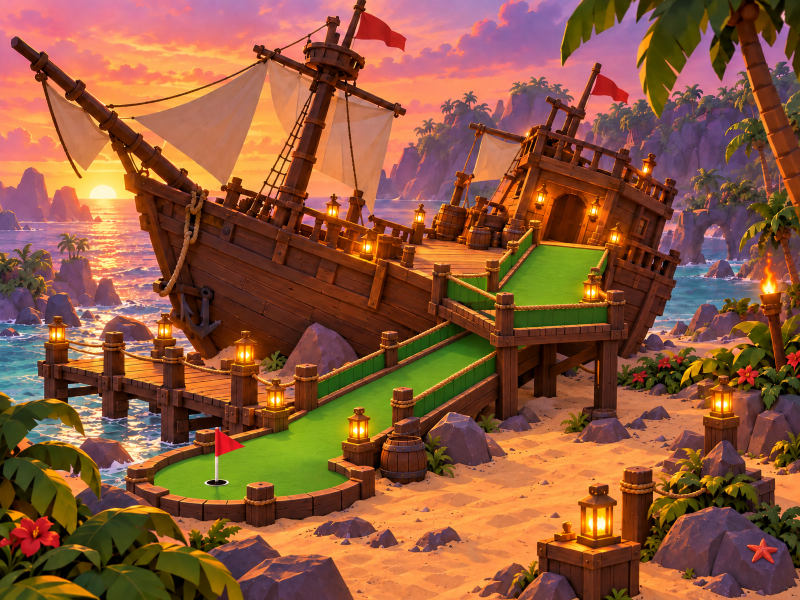
#> input picture assets/mini-golf-v2/pirate-shipwreck/concepts/r4-start-ship/raw/B3.png, 1600 x 1200 px, found by its file name (shown at 1/2 size)
$ python make_sheet_B3.py
#> lines starting #> are read from the running program, lines starting #| are printed output that depends on the picture
import math
from PIL import Image, ImageDraw, ImageFont
D='/workspace/gameart/pirate-shipwreck/r4-start-ship/'
FB='/usr/share/fonts/truetype/dejavu/DejaVuSans-Bold.ttf';F='/usr/share/fonts/truetype/dejavu/DejaVuSans.ttf'
f=lambda p,s:ImageFont.truetype(p,s)
BG=(18,28,40);GOLD=(255,236,170);TXT=(225,232,242)
WOOD=(110,70,40);DWOOD=(80,50,30);POST=(100,72,50);POST2=(122,90,64);THATCH=(200,165,90);ROCK=(115,100,92);SAND=(226,184,128);FELT=(105,185,98);FLAME=(240,110,30)
WATER=(60,150,170);DOOR=(255,60,50);PATH=(255,230,80);DIM=(255,255,255)
W=2400;M=30
HERO_W,HERO_H=1120,840
ROW1=110+56
SEC_Y=ROW1+HERO_H+40
SEC_H=600
PAL_Y=SEC_Y+60+SEC_H+30
H=PAL_Y+190+30
c=Image.new('RGB',(W,H),BG);d=ImageDraw.Draw(c)
d.text((M,40),'START SHIP B3: HOLE 1 ON THE SHIP, TWO-FLIGHT RAMP  (Pirate Shipwreck, Look B Golden Hour Hideaway)',font=f(FB,38),fill=GOLD,anchor='lm')
d.text((M,84),'Listing hull (~15 deg), LEVEL deck and cabin for VR comfort. Tee on deck, flight 1, landing (outer rail stops a straight shot), flight 2 turns ~30 deg to the pier. Only the ramp changed from B2.',font=f(F,20),fill=(210,220,230),anchor='lm')
def tag(dr,xy,t,col=(255,255,255),sz=15,anchor='mm'):
    ft=f(FB,sz);b=dr.textbbox(xy,t,font=ft,anchor=anchor)
    dr.rounded_rectangle((b[0]-5,b[1]-3,b[2]+5,b[3]+3),radius=5,fill=(15,20,30));dr.text(xy,t,font=ft,fill=col,anchor=anchor)
def arrow(dr,p,q,col,w=4):
    dr.line([p,q],fill=col,width=w)
    a=math.atan2(q[1]-p[1],q[0]-p[0]);s=13
    dr.polygon([q,(q[0]-s*math.cos(a-0.45),q[1]-s*math.sin(a-0.45)),(q[0]-s*math.cos(a+0.45),q[1]-s*math.sin(a+0.45))],fill=col)
def dash(dr,pts,col,w=4):
    for p,q in zip(pts,pts[1:]):
        n=max(2,int(math.dist(p,q)//14))
        for i in range(0,n,2):
            a=i/n;b=min((i+1)/n,1)
            dr.line([(p[0]+(q[0]-p[0])*a,p[1]+(q[1]-p[1])*a),(p[0]+(q[0]-p[0])*b,p[1]+(q[1]-p[1])*b)],fill=col,width=w)
def dim(dr,p,q,t,off=0,sz=15,vertical=False):
    dr.line([p,q],fill=DIM,width=2)
    for e in (p,q):
        if vertical: dr.line([(e[0]-7,e[1]),(e[0]+7,e[1])],fill=DIM,width=2)
        else: dr.line([(e[0],e[1]-7),(e[0],e[1]+7)],fill=DIM,width=2)
    tag(dr,((p[0]+q[0])/2+(off if vertical else 0),(p[1]+q[1])/2+(0 if vertical else off)),t,sz=sz)
# ---- hero
d.text((M,ROW1-28),'HERO 3/4 VIEW',font=f(FB,28),fill=GOLD,anchor='lm')
hero=Image.open(D+'raw/B3.png').convert('RGB').resize((HERO_W,HERO_H),Image.LANCZOS)
c.paste(hero,(M,ROW1))
tag(d,(M+700,ROW1+250),'LEVEL DECK + TEE',sz=18,col=(190,255,190))
tag(d,(M+620,ROW1+400),'FLIGHT 1',sz=18,col=(190,255,190));tag(d,(M+800,ROW1+330),'LANDING',sz=18,col=(190,255,190));tag(d,(M+380,ROW1+640),'FLIGHT 2',sz=18,col=(190,255,190))
tag(d,(M+330,ROW1+770),'CUP ON SAND',sz=18,col=(190,255,190));tag(d,(M+680,ROW1+790),'rock bumper',sz=16)
tag(d,(M+110,ROW1+550),'PIER',sz=18)
# ---- plan
PX=M+HERO_W+M;PW=W-PX-M
d.text((PX,ROW1-28),'TOP-DOWN PLAN  (ship ~320 x 90 studs)',font=f(FB,28),fill=GOLD,anchor='lm')
pl=Image.new('RGB',(PW,HERO_H),SAND);p=ImageDraw.Draw(pl)
#> after `pl = Image.new('RGB', (PW, HERO_H), SAND)`:
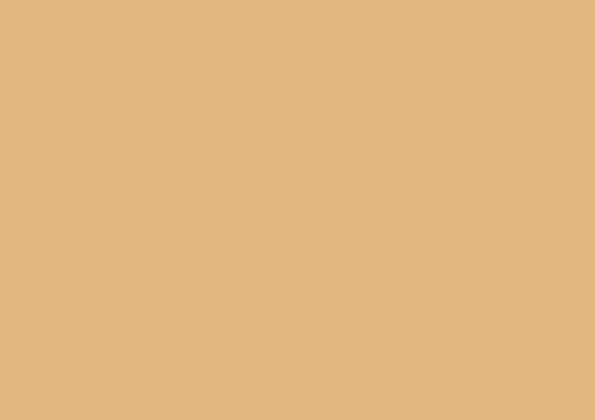
#> pl: PIL image 1190x840 RGB (shown at 1/2 size); mean R, G, B 226, 184, 128
S=2.1;ox,oy=PW//2+30,205   # ship centre px (low side = +y = down)
def T(x,y):return (ox+x*S,oy+y*S)
def poly(pts,**kw):p.polygon([T(*q) for q in pts],**kw)
def box(x0,y0,x1,y1,**kw):poly([(x0,y0),(x1,y0),(x1,y1),(x0,y1)],**kw)
# water
poly([(-400,-300),(400,-300),(400,-47),(-196,-47),(-196,70),(-186,120),(-186,150),(-400,150)],fill=WATER)
# hull
hp=[]
n=28
for i in range(n+1):
    x=-160+320*i/n;t=(x+160)/320;hw=45*(1-t**3.2)**0.8;hw=min(45,hw+(10 if t<0.08 else 0))*(0.88+0.12*min(1,t*6));hp.append((x,hw))
hull=[(x,-y) for x,y in hp]+[(x,y) for x,y in reversed(hp)]
poly(hull,fill=DWOOD,outline=(40,25,15))
poly([(x*0.93,y*0.82) for x,y in hull],fill=WOOD)
for xx in range(-140,150,28):
    p.line([T(xx,-32),T(xx,32)],fill=(98,62,36),width=1)
for mx in (-60,15,95):
    q=T(mx,0);p.ellipse((q[0]-8,q[1]-8,q[0]+8,q[1]+8),fill=DWOOD,outline=(30,20,10))
# cabin (stern), door on low side
box(-152,-30,-92,26,fill=DWOOD,outline=(40,25,15))
tag(p,T(-122,-8),'CABIN',sz=15);tag(p,T(-122,10),'(spawn)',sz=13)
# outrigger platform (level deck extension) + tee pad
box(-134,26,-110,62,fill=POST2,outline=DWOOD)
box(-131,29,-113,43,fill=FELT,outline=(60,120,60))
# flight 1 (straight, south) y 62..114
box(-128,62,-116,114,fill=FELT,outline=(60,120,60),width=2)
box(-131,62,-128,114,fill=DWOOD);box(-116,62,-113,114,fill=DWOOD)
for yy in range(70,114,13):
    p.line([T(-128,yy),T(-116,yy)],fill=(80,160,80),width=1)
# landing 16x16 at Y12, y 114..130, x -130..-114 ; outer rail on south edge east part
box(-130,114,-114,130,fill=FELT,outline=(60,120,60),width=2)
box(-131,114,-129,130,fill=DWOOD);box(-115,114,-113,130,fill=DWOOD)
box(-123,129,-113,132,fill=(60,38,20))   # outer rail catches the straight shot
# flight 2: heads 30 deg west of south from landing SW corner; run 52, apron 16
hd=(-math.sin(math.radians(30)),math.cos(math.radians(30)));nd=(-hd[1],hd[0])
st=(-129,130)
def seg(a0,a1,wd,**kw):
#> called with a0 = 0, a1 = 52, wd = 12
    pts=[]
    for (aa,sg) in ((a0,-1),(a1,-1),(a1,1),(a0,1)):
        pts.append((st[0]+hd[0]*aa+nd[0]*sg*wd/2,st[1]+hd[1]*aa+nd[1]*sg*wd/2))
    poly(pts,**kw)
seg(0,52,12,fill=FELT,outline=(60,120,60),width=2)
for sg in (-1,1):
    pts=[]
    for aa,k in ((0,0),(52,0),(52,1),(0,1)):
        off=6+1.5*k if sg==1 else -6-1.5*k
        pts.append((st[0]+hd[0]*aa+nd[0]*off,st[1]+hd[1]*aa+nd[1]*off))
    poly(pts,fill=DWOOD)
seg(52,68,14,fill=FELT,outline=(60,120,60))
end=(st[0]+hd[0]*68,st[1]+hd[1]*68)
# rock bumper beside the lower end of flight 2, offset from apron
bump=(st[0]+hd[0]*44+nd[0]*-17+0,st[1]+hd[1]*44+nd[1]*-17)
bq=T(*bump);p.ellipse((bq[0]-9*S,bq[1]-8*S,bq[0]+9*S,bq[1]+8*S),fill=ROCK,outline=(80,70,64),width=2)
# pier
box(-224,20,-212,250,fill=POST2,outline=DWOOD)
for yy in range(24,250,22):
    q=T(-224,yy);p.ellipse((q[0]-5,q[1]-5,q[0]+5,q[1]+5),fill=DWOOD)
    q=T(-212,yy);p.ellipse((q[0]-5,q[1]-5,q[0]+5,q[1]+5),fill=DWOOD)
# rocks decor
for rx,ry,rr in [(-60,190,22),(-40,170,16),(-20,215,18),(10,185,12)]:
    q=T(rx,ry);p.ellipse((q[0]-rr*S,q[1]-rr*S*0.8,q[0]+rr*S,q[1]+rr*S*0.8),fill=ROCK,outline=(80,70,64))
# cup green + 12-stud clear zone
cup=(end[0]+hd[0]*32,end[1]+hd[1]*32)
cupc=T(*cup)
cr=12*S
p.ellipse((cupc[0]-28*S,cupc[1]-19*S,cupc[0]+28*S,cupc[1]+19*S),fill=FELT,outline=(60,120,60),width=3)
for i in range(0,360,12):
    a0=math.radians(i);a1=math.radians(i+6)
    p.line([(cupc[0]+cr*math.cos(a0),cupc[1]+cr*math.sin(a0)),(cupc[0]+cr*math.cos(a1),cupc[1]+cr*math.sin(a1))],fill=(255,255,255),width=2)
p.ellipse((cupc[0]-7,cupc[1]-7,cupc[0]+7,cupc[1]+7),fill=(25,25,25))
p.rectangle((cupc[0]+6,cupc[1]-30,cupc[0]+9,cupc[1]-2),fill=(235,235,235));p.polygon([(cupc[0]+9,cupc[1]-30),(cupc[0]+30,cupc[1]-23),(cupc[0]+9,cupc[1]-16)],fill=(210,50,40))
# arrows/path
tee=T(-122,36)
p.ellipse((tee[0]-6,tee[1]-6,tee[0]+6,tee[1]+6),fill=(255,255,255),outline=(0,0,0))
arrow(p,T(-122,-2),T(-122,22),DOOR,5)
#> in arrow, `a = math.atan2(q[1] - p[1], q[0] - p[0])`: a = 1.57
dash(p,[T(-122,36),T(-122,126)],PATH,5)
#> the loop in dash, `for p,q in zip(pts,pts[1:]):` made 1 pass
#> n on pass 1: 13
dash(p,[T(-124,128),(st[0]+hd[0]*10,st[1]+hd[1]*10)] if False else [T(-122,126),T(-126,134)],PATH,5)
#> the loop in dash (call 2), `for p,q in zip(pts,pts[1:]):` made 1 pass
#> n on pass 1: 2
dash(p,[T(-126,134),T(st[0]+hd[0]*68-3,st[1]+hd[1]*68),T(*cup)],PATH,5)
# labels
tag(p,(T(-122,36)[0]+100,T(-122,36)[1]),'TEE ON DECK',col=(190,255,190),sz=16)
tag(p,(T(-122,88)[0]+130,T(-122,88)[1]),'FLIGHT 1: 12 wide, ~13 deg (Y24 to 12)',sz=15)
tag(p,(T(-114,122)[0]+120,T(-114,122)[1]),'LANDING 16x16 at Y12',sz=15)
tag(p,(T(-114,131)[0]+110,T(-114,138)[1]+10),'outer rail stops straight shot',sz=14,col=(255,200,150))
tag(p,(T(st[0]+hd[0]*30,st[1]+hd[1]*30)[0]+170,T(st[0]+hd[0]*30,st[1]+hd[1]*30)[1]+10),'FLIGHT 2: 12 wide, ~13 deg, turns ~30 deg to pier',sz=15)
tag(p,(T(*bump)[0]+105,T(*bump)[1]+34),'ROCK BUMPER',sz=14)
tag(p,(cupc[0]+150,cupc[1]),'CUP (sand), 12-stud clear zone',col=(190,255,190),sz=15)
tag(p,(T(-218,200)[0]-45,T(-218,200)[1]),'PIER',sz=16)
tag(p,T(-185,-12),'stern',sz=14);tag(p,T(175,0),'bow',sz=14)
tag(p,T(-55,0),'LEVEL main deck',sz=15)
tag(p,T(-60,-58),'door faces low (sand) side',sz=14,col=(255,160,150))
tag(p,T(60,190),'ROCK SHELF (decor, no ball)',sz=14)
tag(p,T(-300,-80),'lagoon',sz=15)
# dimension: ship length + beam
a=T(-160,-72);b=T(160,-72);dim(p,a,b,'~320 studs',off=-16)
dim(p,T(210,-45),T(210,45),'~90',off=34,vertical=True)
dim(p,T(-96,62),T(-96,114),'~52 run',off=0,vertical=True,sz=14)
p.rectangle((0,0,PW-1,HERO_H-1),outline=(10,15,22),width=3)
tag(p,(PW-90,HERO_H-18),'PLAN',sz=14,col=GOLD)
c.paste(pl,(PX,ROW1))
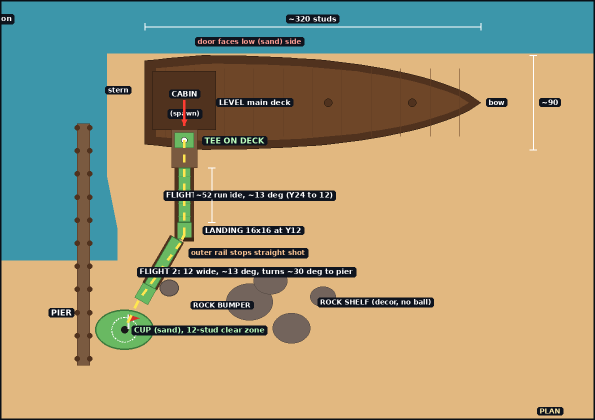
#> pl: PIL image 1190x840 RGB (shown at 1/2 size); mean R, G, B 164.7, 154.5, 121.2
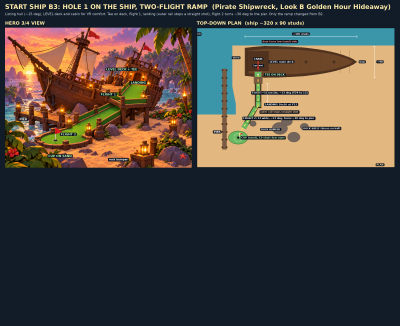
#> c: PIL image 2400x1956 RGB (shown at 1/6 size); mean R, G, B 75.8, 68.9, 62.6
# ---- side section (cross-section along ball line: ship centreline -> low side -> sand)
d.text((M,SEC_Y+22),'SIDE SECTION along the shot line  (looking along the ship; low side and sand to the right)',font=f(FB,28),fill=GOLD,anchor='lm')
SW=W-2*M;sec=Image.new('RGB',(SW,SEC_H),(32,46,64));s=ImageDraw.Draw(sec)
#> after `sec = Image.new('RGB', (SW, SEC_H), (32, 46, 64))`:
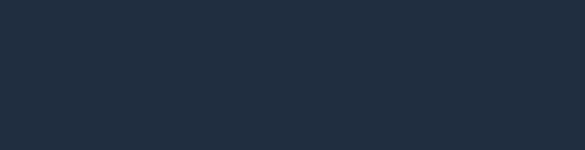
#> sec: PIL image 2340x600 RGB (shown at 1/4 size); mean R, G, B 32, 46, 64
K=6.6
X0=330;GY=SEC_H-70   # s=0 (ship centreline) px, ground y px
SX=lambda v:X0+v*K;SY=lambda v:GY-v*K
# sky gradient
for yy in range(SEC_H):
    t=yy/SEC_H;s.line([(0,yy),(SW,yy)],fill=(int(70+120*t),int(60+80*t),int(110+10*t)))
# water to the left? no: sand ground
s.rectangle((0,GY,SW,SEC_H),fill=SAND)
s.line([(0,GY),(SW,GY)],fill=(150,110,60),width=3)
# hull section, rotated 15deg cw about lower-right bilge
local=[(-45,62),(-42,30),(-30,8),(-12,0),(12,0),(30,8),(42,30),(45,62)]
ang=math.radians(15);pv=(30,8)
#> after `ang = math.radians(15)`: ang = 0.262
def rt(x,y):
    rx,ry=x-pv[0],y-pv[1]
    return (pv[0]+rx*math.cos(ang)+ry*math.sin(ang),pv[1]-rx*math.sin(ang)+ry*math.cos(ang))
rp=[rt(*q) for q in local]
#> rp = [(-28.47, 79.57), (-33.85, 47.89), (-27.96, 23.53), (-12.64, 11.14), (10.54, 4.93), (30, 8), (47.29, 26.14), (58.47, 56.28)]
miny=min(q[1] for q in rp);dy=-4-miny;dx=8
#> after `miny = min((q[1] for q in rp))`: miny = 4.93
#> after `dy = -4 - miny`: dy = -8.93
wp=[(q[0]+dx,q[1]+dy) for q in rp]
#> wp = [(-20.47, 70.64), (-25.85, 38.95), (-19.96, 14.6), (-4.64, 2.21), (18.54, -4), (38, -0.931), (55.29, 17.21), (66.47, 47.35)]
def inner(q):return q
s.polygon([(SX(a),SY(b)) for a,b in wp]+[(SX(wp[0][0]+4),SY(wp[0][1]-2))][:0],fill=DWOOD,outline=(40,25,15))
# interior hollow
inn=[(a*0.0,b) for a,b in []]
# deck at Y=24 level, from hull left to outrigger end
# find hull left/right x at y=24
def xat(side):
    pts=wp if side=='L' else wp
    return None
Ldeck=-40;Rdeck=62
s.rectangle((SX(Ldeck),SY(24),SX(Rdeck),SY(22)),fill=POST2,outline=DWOOD)
# struts to hull
for sx_ in (-30,0,30): s.line([(SX(sx_),SY(22)),(SX(sx_*0.6+dx*0.5),SY(2))],fill=DWOOD,width=5)
# outrigger support post
s.line([(SX(Rdeck-4),SY(22)),(SX(Rdeck-4),GY)],fill=POST,width=8)
# cabin on deck
s.rectangle((SX(-25),SY(24+30),SX(25),SY(24)),fill=DWOOD,outline=(40,25,15))
s.polygon([(SX(-28),SY(54)),(SX(0),SY(62)),(SX(28),SY(54))],fill=(100,60,34),outline=(40,25,15))
s.rectangle((SX(18),SY(24+16),SX(25),SY(24)),fill=(30,18,10)) # door
s.rectangle((SX(-14),SY(24+22),SX(-6),SY(24+14)),fill=(255,190,80))
tag(s,(SX(-5),SY(34)),'CABIN (level floor, spawn)',sz=13,col=(255,230,170))
# tilted mast
mb=(SX(-42),SY(24));mt=(SX(-15+160*math.sin(math.radians(15))*0.35),SY(24+160*0.6))
#> after `mt = (SX(-15 + 160 * math.sin(math.radians(15)) * 0.35), SY(24 + 160 *`: mt = (326.7, -262)
# mast tip ~160 shown cut off: draw to top with marker
mt=(SX(-42+60*math.sin(ang)),SY(24+60*math.cos(ang)))
#> mt = (155.3, -10.91)
s.line([mb,mt],fill=DWOOD,width=9);s.line([mb,mt],fill=(90,56,34),width=5)
tag(s,(mt[0],mt[1]-14),'mast leans with hull (tip ~160 above sand, cut off here)',sz=13)
# bulwark on high side
s.rectangle((SX(-43),SY(24+6),SX(-39),SY(24)),fill=DWOOD)
# tee pad on deck
s.rectangle((SX(30),SY(24+1.2),SX(42),SY(24)),fill=FELT,outline=(60,120,60))
s.ellipse((SX(36)-5,SY(26.5)-5,SX(36)+5,SY(26.5)+5),fill=(255,255,255),outline=(0,0,0))
tag(s,(SX(36),SY(24+9)),'TEE (on deck)',sz=14,col=(190,255,190))
# flights: unfolded along the ball path
run=12/math.tan(math.radians(13))   # ~52
#> run = 51.98
f1=62;f1e=f1+run;lde=f1e+16;f2e=lde+run;ape=f2e+16;cx=ape+30
#> after `f1e = f1 + run`: f1e = 114
#> after `lde = f1e + 16`: lde = 130
#> after `f2e = lde + run`: f2e = 182
#> after `ape = f2e + 16`: ape = 198
#> after `cx = ape + 30`: cx = 228
def ramp(x0,y0,x1,y1,col=FELT):
    s.polygon([(SX(x0),SY(y0)),(SX(x0),SY(y0-1.5)),(SX(x1),SY(y1-1.5)),(SX(x1),SY(y1))],fill=col,outline=(60,120,60))
    s.polygon([(SX(x0),SY(y0-1.5)),(SX(x1),SY(y1-1.5)),(SX(x1),SY(0)),(SX(x0),SY(0))],fill=(150,105,60),outline=DWOOD)
    s.line([(SX(x0),SY(y0+3.5)),(SX(x1),SY(y1+3.5))],fill=(80,170,80),width=4)
ramp(f1,24,f1e,12)
# landing
s.rectangle((SX(f1e),SY(12),SX(lde),SY(10.5)),fill=FELT,outline=(60,120,60))
for px_ in (f1e+2,lde-2): s.rectangle((SX(px_)-4,SY(10.5),SX(px_)+4,GY),fill=POST)
#> this loop made 2 passes
#> px_ on passes 1 to 2: 116, 128
s.rectangle((SX(f1e+2),SY(12),SX(f1e+4),SY(12)),fill=DWOOD)
# outer rail on the landing (taller, catches straight shot)
s.rectangle((SX(lde)-5,SY(12+5.5),SX(lde)+5,SY(12)),fill=(60,38,20),outline=(30,20,10))
s.line([(SX(f1e),SY(12+3.5)),(SX(lde),SY(12+3.5))],fill=(80,170,80),width=4)
# flight 2 (unfolded, drawn paler: it turns ~30 deg out of this plane)
ramp(lde,12,f2e,0)
s.line([(SX(lde),SY(12+3.5)),(SX(f2e),SY(3.5))],fill=(80,170,80),width=4)
# apron + sand
s.rectangle((SX(f2e),SY(1.5),SX(ape),SY(0)),fill=FELT)
s.rectangle((SX(ape),SY(0.8),SX(cx+22),SY(0)),fill=FELT,outline=(60,120,60))
# rock bumper near bottom of flight 2
bx=f2e-14;s.polygon([(SX(bx-9),GY),(SX(bx-6),SY(7)),(SX(bx+2),SY(9)),(SX(bx+9),SY(5)),(SX(bx+10),GY)],fill=ROCK,outline=(80,70,64))
#> after `bx = f2e - 14`: bx = 168
tag(s,(SX(bx+10),SY(30)),'rock bumper (beside, off the apron)',sz=13)
# cup
s.rectangle((SX(cx)-6,GY,SX(cx)+6,GY+9),fill=(25,25,25))
s.line([(SX(cx+8),SY(0)),(SX(cx+8),SY(22))],fill=(235,235,235),width=3);s.polygon([(SX(cx+8),SY(22)),(SX(cx+8)+26,SY(19)),(SX(cx+8),SY(16))],fill=(210,50,40))
tag(s,(SX(cx),GY+28),'CUP on sand (Y~0)',sz=14,col=(190,255,190))
dim(s,(SX(cx-12),SY(-12)),(SX(cx+12),SY(-12)),'12 clear each side',sz=13)
# arc labels
ax=SX(f1e);ay=SY(12)
#> after `ax = SX(f1e)`: ax = 1082.3
s.arc((ax-90,ay-90,ax+90,ay+90),start=180-13,end=180,fill=(255,255,255),width=3)
tag(s,(ax-60,ay-30),'~13 deg',sz=14)
ax=SX(f2e);ay=SY(0)
#> after `ax = SX(f2e)`: ax = 1530.9
s.arc((ax-90,ay-90,ax+90,ay+90),start=180-13,end=180,fill=(255,255,255),width=3)
tag(s,(ax-60,ay-30),'~13 deg',sz=14)
tag(s,(SX(f1e+8),SY(12)+34),'LANDING 16 x 16, Y12',sz=14,col=(190,255,190))
tag(s,(SX(f1e+10),SY(12)-70),'landing outer rail: a straight shot stops here',sz=14,col=(255,200,150))
tag(s,(SX(f1+26),SY(24)-48),'FLIGHT 1  12 wide, run ~52, Y24 to 12',sz=14,col=(190,255,190))
tag(s,(SX(lde+45),SY(12)-105),'FLIGHT 2 (shown unfolded, turns ~30 deg toward pier), run ~52, Y12 to 0',sz=14,col=(190,255,190))
# ground label
tag(s,(SX(95),GY+26),'sand  Y = 0',sz=14)
s.line([(SX(-48),SY(24)),(SX(70),SY(24))],fill=(255,255,255),width=1)
tag(s,(SX(52),SY(24)-22),'LEVEL deck Y~24',sz=15)
tag(s,(SX(-20),SY(-6)),'hull tilts ~15 deg (keel buried)',sz=14)
s.line([(SX(f1),GY),(SX(f1),SY(-14))],fill=DIM,width=1)
dim(s,(SX(f1),SY(-12)),(SX(f1e),SY(-12)),'~52',sz=13)
dim(s,(SX(lde),SY(-12)),(SX(f2e),SY(-12)),'~52',sz=13)
dim(s,(SX(f1e),SY(-12)),(SX(lde),SY(-12)),'16',sz=13)
dim(s,(SX(-45),SY(70)),(SX(45),SY(70)),'~90 beam',sz=14)
tag(s,(SX(62),SY(60)+16),'outrigger deck ~18 long',sz=13)
tag(s,(SX(f2e+8),SY(8)),'felt apron 16',sz=13)
tag(s,(SX(cx-5),SY(45)),'~30 studs of sand to cup',sz=14)
c.paste(sec,(M,SEC_Y+50))
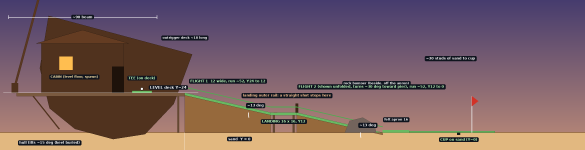
#> sec: PIL image 2340x600 RGB (shown at 1/4 size); mean R, G, B 121.1, 95, 98.4
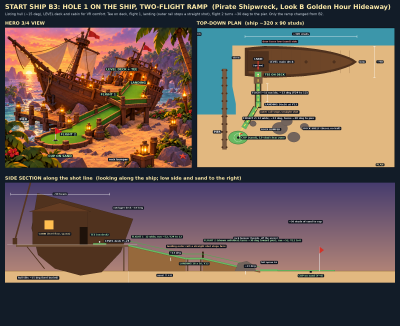
#> c: PIL image 2400x1956 RGB (shown at 1/6 size); mean R, G, B 107.3, 89.5, 80.4
# palette
py=PAL_Y
d.text((M,py),'PALETTE (Look B)',font=f(FB,26),fill=GOLD)
sw=[('wood',WOOD),('dark wood',DWOOD),('post wood',POST),('post wood light',POST2),('thatch',THATCH),('rock',ROCK),('sand',SAND),('felt',FELT),('torch flame',FLAME)]
n=len(sw);sx=(W-2*M-(n-1)*14)//n
for i,(nm,col) in enumerate(sw):
    x=M+i*(sx+14);d.rounded_rectangle((x,py+44,x+sx,py+124),radius=8,fill=col,outline=(240,240,240),width=2)
    d.text((x+sx//2,py+142),nm,font=f(FB,18),fill=(255,255,255),anchor='mm')
    d.text((x+sx//2,py+164),'%d,%d,%d'%col,font=f(F,17),fill=TXT,anchor='mm')
c.save(D+'start_ship_B3_hole1.png');print(c.size)
#> after `c.save(D + 'start_ship_B3_hole1.png')`:
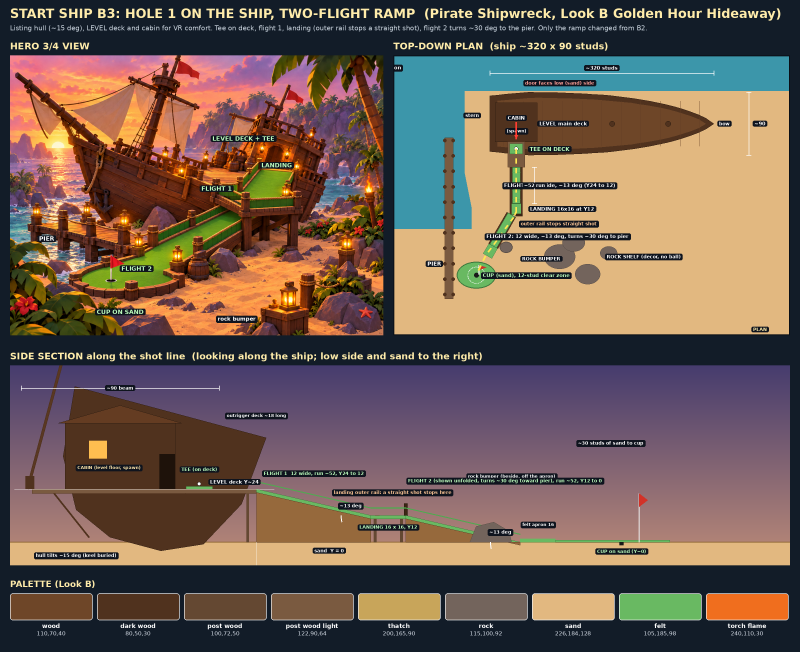
#> saved as start_ship_B3_hole1.png: PIL image 2400x1956 RGB (shown at 1/3 size); mean R, G, B 112.8, 93.5, 82.3
#| (2400, 1956)

$ run again, with assets/mini-golf-v2/pirate-shipwreck/concepts/r4-start-ship/raw/B2.png copied over assets/mini-golf-v2/pirate-shipwreck/concepts/r4-start-ship/raw/B3.png
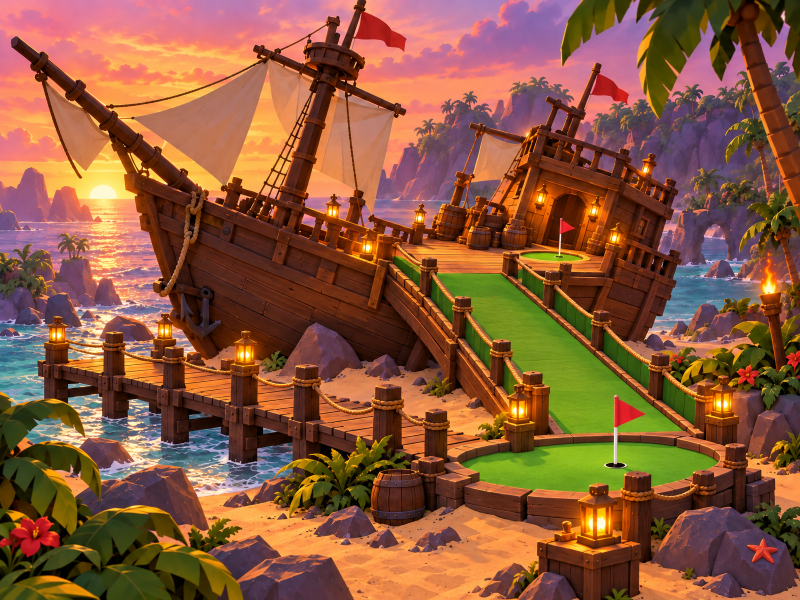
#> input picture assets/mini-golf-v2/pirate-shipwreck/concepts/r4-start-ship/raw/B2.png, 1600 x 1200 px, found by its file name (shown at 1/2 size)
#> a = 1.57
#> the loop in dash, `for p,q in zip(pts,pts[1:]):` made 1 pass
#> n on pass 1: 13
#> the loop in dash (call 2), `for p,q in zip(pts,pts[1:]):` made 1 pass
#> n on pass 1: 2
#> `c.paste(pl,(PX,ROW1))`:
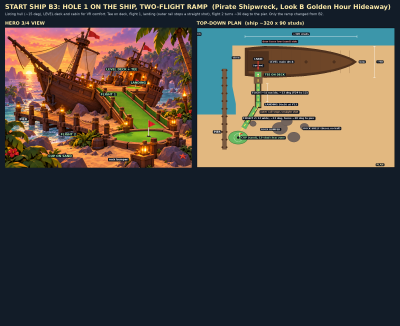
#> c: PIL image 2400x1956 RGB (shown at 1/6 size); mean R, G, B 75.1, 68.9, 62.7
#> ang = 0.262
#> rp = [(-28.47, 79.57), (-33.85, 47.89), (-27.96, 23.53), (-12.64, 11.14), (10.54, 4.93), (30, 8), (47.29, 26.14), (58.47, 56.28)]
#> miny = 4.93
#> dy = -8.93
#> wp = [(-20.47, 70.64), (-25.85, 38.95), (-19.96, 14.6), (-4.64, 2.21), (18.54, -4), (38, -0.931), (55.29, 17.21), (66.47, 47.35)]
#> `mt = (SX(-15 + 160 * math.sin(math.radians(15)) * 0.35), SY(24 + 160 *`: mt = (326.7, -262)
#> `mt=(SX(-42+60*math.sin(ang)),SY(24+60*math.cos(ang)))`: mt = (155.3, -10.91)
#> run = 51.98
#> f1e = 114
#> lde = 130
#> f2e = 182
#> ape = 198
#> cx = 228
#> the loop `for px_ in (f1e+2,lde-2): s.rectangle((SX(px_)-4,SY(10.5),SX(px_)+4,GY..` made 2 passes
#> px_ on passes 1 to 2: 116, 128
#> bx = 168
#> `ax = SX(f1e)`: ax = 1082.3
#> `ax = SX(f2e)`: ax = 1530.9
#> `c.save(D + 'start_ship_B3_hole1.png')`:
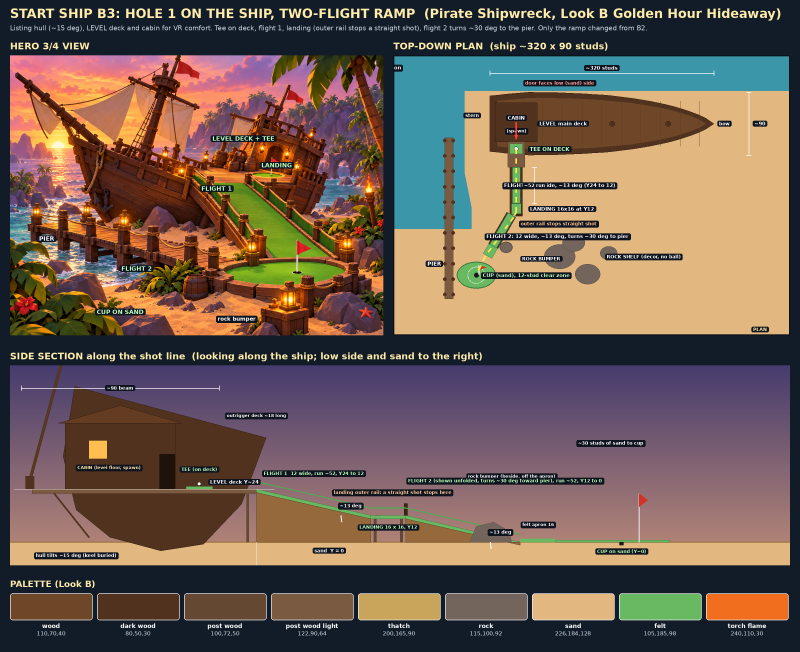
#> saved as start_ship_B3_hole1.png: PIL image 2400x1956 RGB (shown at 1/3 size); mean R, G, B 112.1, 93.4, 82.3
#| (2400, 1956)
